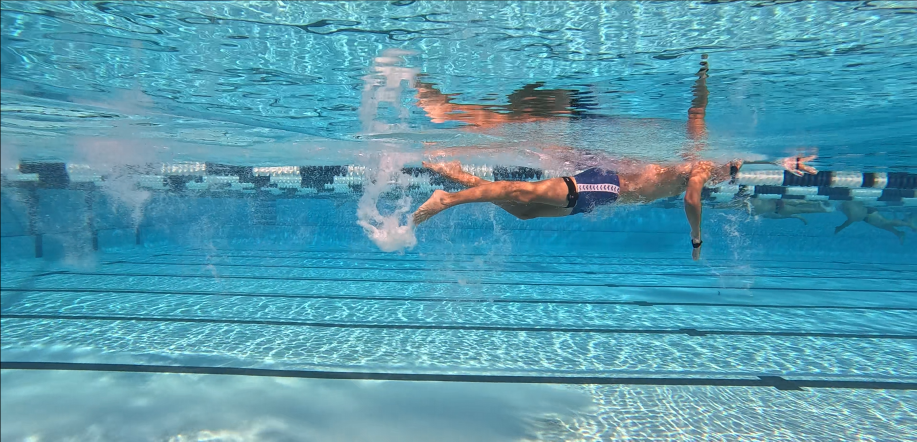
#> input picture p25_t0.png, 1834 x 883 px (shown at 1/2 size)
$ jupyter execute featuremap.ipynb   (text cells are left out)
#> lines starting #> are read from the running program, lines starting #| are printed output that depends on the picture; pictures that were not available may be replaced by others from this repository, and a replacement may not be noted
[cell 1]
# IMPORTS

import cv2
import numpy as np
import matplotlib.pyplot as plt

[cell 2]
# load image t0, t1
img_t0 = cv2.imread('p25_t0.png', cv2.IMREAD_GRAYSCALE)
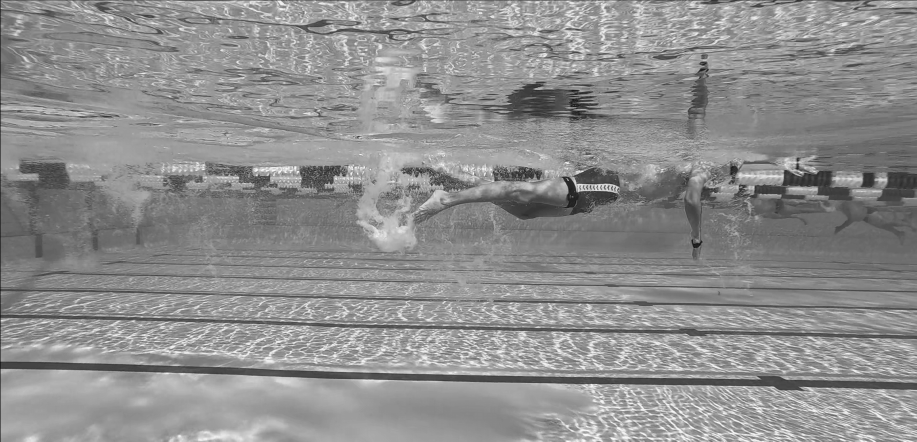
#> img_t0: shape (883, 1834) (shown at 1/2 size); min 0, max 255, mean 142.5
img_t1 = cv2.imread('p25_t1.png', cv2.IMREAD_GRAYSCALE)
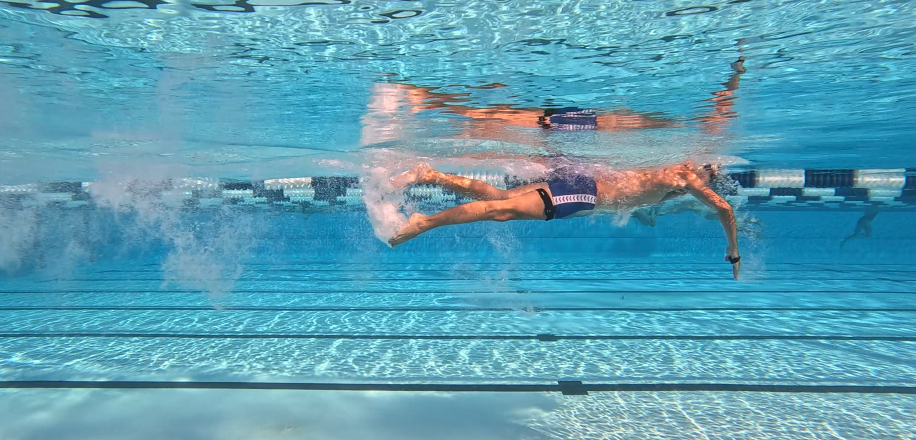
#> input picture p25_t1.png, 1831 x 880 px (shown at 1/2 size)
#> img_t1: shape (880, 1831); min 0, max 255, mean 148.1

# Check if images loaded
if img_t0 is None or img_t1 is None:
    print("ERROR: Could not load one or both images")
else:
    print(f"img_t0 shape: {img_t0.shape}")
#| img_t0 shape: (883, 1834)
    print(f"img_t1 shape: {img_t1.shape}")
#| img_t1 shape: (880, 1831)

    # Resize img_t1 to match img_t0 if needed
    if img_t0.shape != img_t1.shape:
        print("Resizing img_t1 to match img_t0")
        img_t1 = cv2.resize(img_t1, (img_t0.shape[1], img_t0.shape[0]))
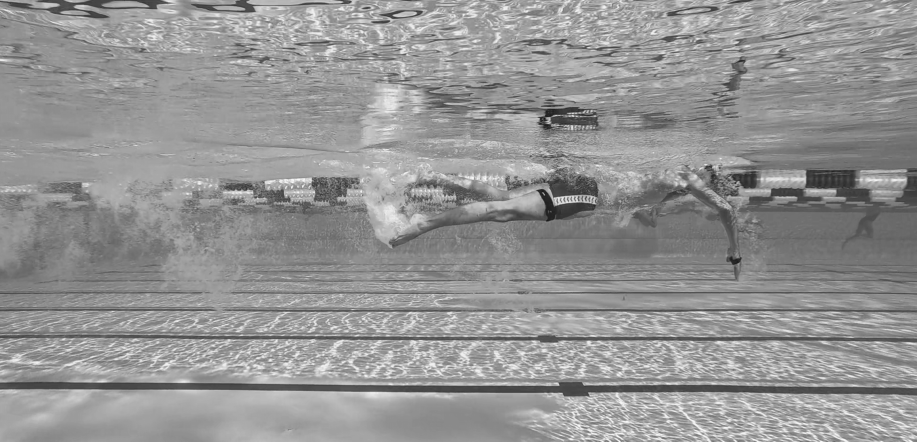
#> img_t1: shape (883, 1834) (shown at 1/2 size); min 9, max 254, mean 147.9

[cell 3]
# Do keypoint detection and matching with AKAZE
akaze = cv2.AKAZE_create()
keypoints_t0, descriptors_t0 = akaze.detectAndCompute(img_t0, None)
#> keypoints_t0 = 3992 keypoints; strongest (x, y, size): (1158, 375, 11.4), (1595, 334, 8.1), (1468, 338, 11.4), (1466, 338, 16.1)
keypoints_t1, descriptors_t1 = akaze.detectAndCompute(img_t1, None)
#> keypoints_t1 = 3621 keypoints; strongest (x, y, size): (1115, 402, 16.1), (1113, 402, 11.4), (1097, 241, 8.1), (1081, 382, 8.1)

print(f"Keypoints in t0: {len(keypoints_t0)}")
#| Keypoints in t0: 3992
print(f"Keypoints in t1: {len(keypoints_t1)}")
#| Keypoints in t1: 3621

# Use BFMatcher with NORM_HAMMING (AKAZE uses binary descriptors)
bf = cv2.BFMatcher(cv2.NORM_HAMMING, crossCheck=False)
matches_knn = bf.knnMatch(descriptors_t0, descriptors_t1, k=2)
#> matches_knn = 3992 matches

# Apply ratio test
good_matches = []
for match_pair in matches_knn:
    if len(match_pair) == 2:
        m, n = match_pair
        if m.distance < 0.7 * n.distance:
            good_matches.append(m)
#> after the loop, good_matches = 53 matches

matches = good_matches  # Use filtered matches for alignment
#> matches = 53 matches
print(f"Number of good matches: {len(good_matches)}")
#| Number of good matches: 53

# Draw matches
img_matches = cv2.drawMatches(img_t0, keypoints_t0, img_t1, keypoints_t1,
                               good_matches[:100], None,
                               flags=cv2.DrawMatchesFlags_NOT_DRAW_SINGLE_POINTS)
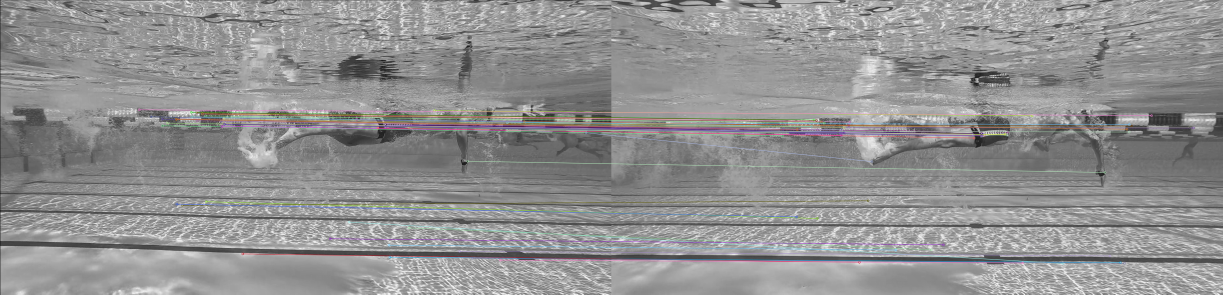
#> img_matches: shape (883, 3668, 3) (shown at 1/3 size); mean of channels 0, 1, 2 145.3, 145.1, 145.4; drawn as B, G, R

plt.figure(figsize=(12, 6))
plt.imshow(img_matches, cmap='gray')
plt.axis('off')
plt.title('AKAZE Feature Matches')
plt.show()

[cell 4]
# Extract matched keypoint locations
pts_t0 = np.float32([keypoints_t0[m.queryIdx].pt for m in matches])
#> pts_t0 = 53 pairs, first value 417.1 to 1757.9, second value 328.9 to 779.9
pts_t1 = np.float32([keypoints_t1[m.trainIdx].pt for m in matches])
#> pts_t1 = 53 pairs, first value 477.5 to 1746.2, second value 346.4 to 790

print(f"Using {len(pts_t0)} keypoint pairs for alignment")
#| Using 53 keypoint pairs for alignment

# Estimate homography using RANSAC
H, mask = cv2.findHomography(pts_t1, pts_t0, cv2.RANSAC, 5.0)
#> H = [[0.919, -0.27, 64.18], [0.0276, 0.673, 43.07], [2.19e-05, -0.000317, 1]]; mask = 53 values, max 1 at index 1, min 0 at index 0, mean 0.472

# Count inliers
inliers = np.sum(mask)
#> inliers = 25
print(f"RANSAC inliers: {inliers}/{len(pts_t0)}")
#| RANSAC inliers: 25/53

# Warp img_t1 to align with img_t0
img_t1_aligned = cv2.warpPerspective(img_t1, H, (img_t0.shape[1], img_t0.shape[0]))
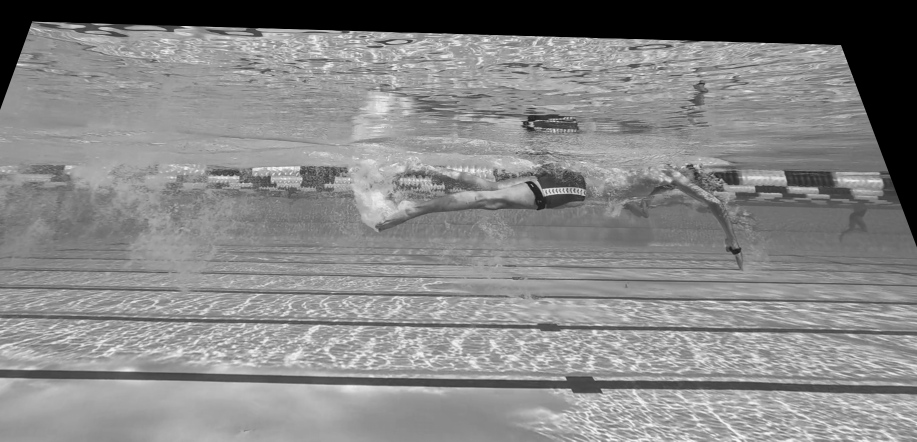
#> img_t1_aligned: shape (883, 1834) (shown at 1/2 size); min 0, max 252, mean 133.7

# Show aligned overlay
fig, axes = plt.subplots(1, 3, figsize=(18, 6))

# Original t0
axes[0].imshow(img_t0, cmap='gray')
axes[0].set_title('Frame t0 (Reference)')
axes[0].axis('off')

# Aligned t1
axes[1].imshow(img_t1_aligned, cmap='gray')
axes[1].set_title('Frame t1 (Aligned)')
axes[1].axis('off')

# Overlay: t0 in red, t1_aligned in cyan
overlay = np.zeros((img_t0.shape[0], img_t0.shape[1], 3), dtype=np.uint8)
overlay[:, :, 0] = img_t0  # Red channel
overlay[:, :, 1] = img_t1_aligned  # Green channel
overlay[:, :, 2] = img_t1_aligned  # Blue channel (cyan = green + blue)
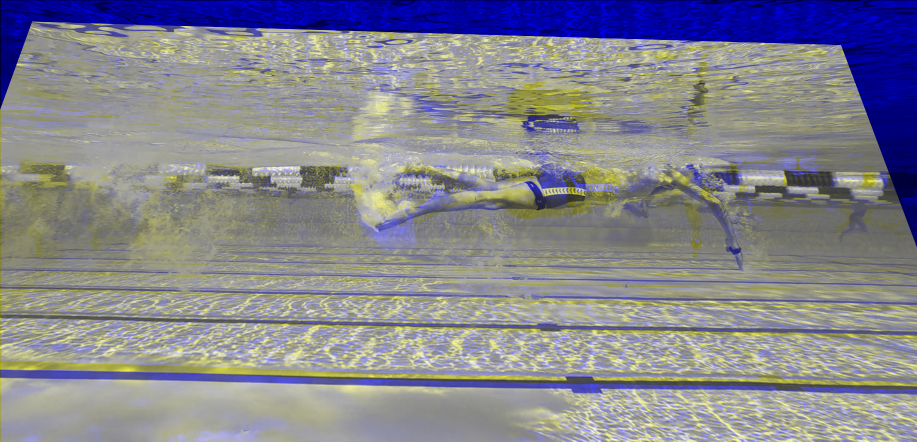
#> overlay: shape (883, 1834, 3) (shown at 1/2 size); mean of channels 0, 1, 2 142.5, 133.7, 133.7; drawn as B, G, R
axes[2].imshow(overlay)
axes[2].set_title('Overlay (Red=t0, Cyan=t1 aligned)')
axes[2].axis('off')

plt.tight_layout()
plt.show()

# Compute difference after alignment
diff_aligned = cv2.absdiff(img_t0, img_t1_aligned)
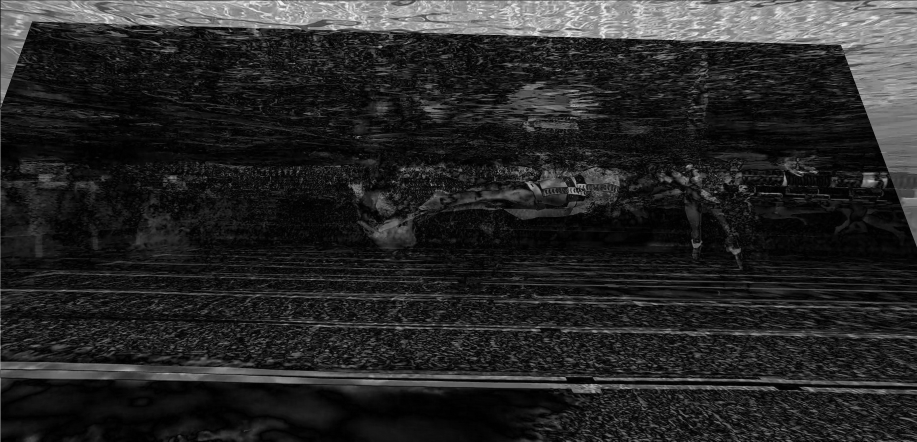
#> diff_aligned: shape (883, 1834) (shown at 1/2 size); min 0, max 242, mean 38.7
plt.figure(figsize=(8, 6))
plt.imshow(diff_aligned, cmap='hot')
plt.title('Absolute Difference After Alignment')
plt.colorbar()
plt.axis('off')
plt.show()
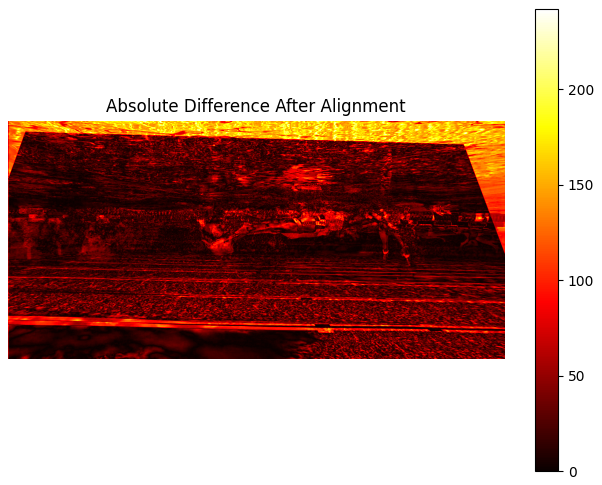
#> figure drawn by matplotlib, 2 panels

[cell 5]
# Load video
video_path = 'p25_FREE_UNDER_10s.mp4'
cap = cv2.VideoCapture(video_path)

if not cap.isOpened():
    print(f"ERROR: Could not open video {video_path}")
else:
    fps = cap.get(cv2.CAP_PROP_FPS)
    frame_count = int(cap.get(cv2.CAP_PROP_FRAME_COUNT))
    width = int(cap.get(cv2.CAP_PROP_FRAME_WIDTH))
    height = int(cap.get(cv2.CAP_PROP_FRAME_HEIGHT))
    duration = frame_count / fps

    print(f"Video loaded successfully:")
    print(f"  Resolution: {width}x{height}")
    print(f"  FPS: {fps}")
    print(f"  Frame count: {frame_count}")
    print(f"  Duration: {duration:.2f} seconds")

    cap.release()

[cell 6]
# Process video: align consecutive frames
cap = cv2.VideoCapture(video_path)

# Read first frame
ret, prev_frame = cap.read()
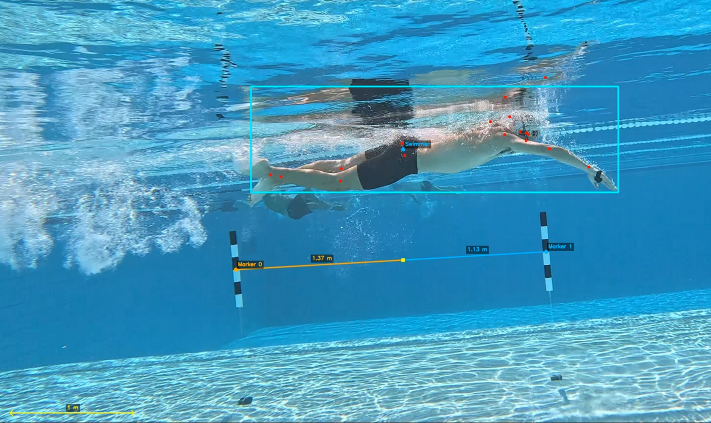
#> input picture Article/Pace_Daniel_306305L_Image1.jpeg, 1422 x 846 px, given in place of p25_FREE_UNDER_10s.mp4, which was not available (shown at 1/2 size)
#> prev_frame is the input picture: shape (846, 1422, 3); mean B, G, R 192.5, 154.5, 67.2
if not ret:
    print("ERROR: Could not read first frame")
    cap.release()
else:
    # Create output video writer
    output_path = 'p25_aligned.mp4'
    fourcc = cv2.VideoWriter_fourcc(*'mp4v')
    out = cv2.VideoWriter(output_path, fourcc, fps, (width, height))

    # Write first frame (no alignment needed)
    out.write(prev_frame)

    frame_idx = 1
    aligned_overlays = []  # Store overlays instead of just frames

    # Convert previous frame to grayscale for matching
    prev_frame_gray = cv2.cvtColor(prev_frame, cv2.COLOR_BGR2GRAY)
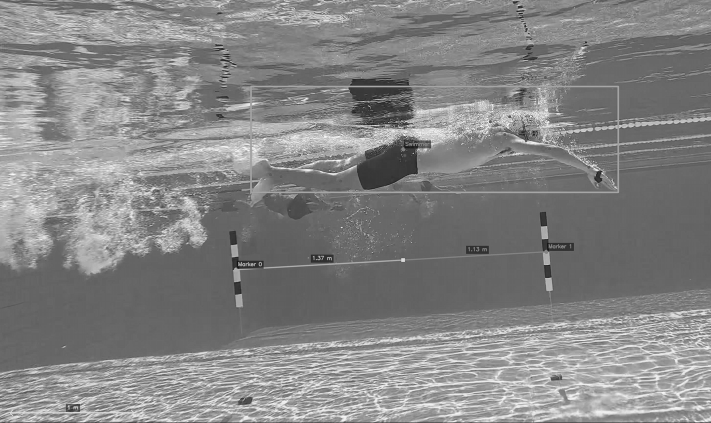
#> prev_frame_gray: shape (846, 1422) (shown at 1/2 size); min 4, max 255, mean 132.7

    # Detect keypoints in previous frame
    akaze = cv2.AKAZE_create()
    prev_keypoints, prev_descriptors = akaze.detectAndCompute(prev_frame_gray, None)
#> prev_keypoints = 2350 keypoints; strongest (x, y, size): (806, 520, 5.7), (1019, 233, 4.8), (1093, 516, 16.1), (1089, 465, 16.1)

    # Store previous frame for overlay creation
    prev_frame_for_overlay = prev_frame.copy()

    # Process remaining frames
    while True:
        ret, curr_frame = cap.read()
        if not ret:
            break

        curr_frame_gray = cv2.cvtColor(curr_frame, cv2.COLOR_BGR2GRAY)

        # Detect keypoints in current frame
        curr_keypoints, curr_descriptors = akaze.detectAndCompute(curr_frame_gray, None)
#> curr_keypoints has the same summary as prev_keypoints

        # Match with previous frame
        bf = cv2.BFMatcher(cv2.NORM_HAMMING, crossCheck=False)
        matches_knn = bf.knnMatch(prev_descriptors, curr_descriptors, k=2)
#> matches_knn = 2350 matches

        # Apply ratio test
        good_matches = []
        for match_pair in matches_knn:
            if len(match_pair) == 2:
                m, n = match_pair
                if m.distance < 0.7 * n.distance:
                    good_matches.append(m)
#> after the loop, good_matches = 2350 matches

        # Align frame if enough matches found
        if len(good_matches) >= 10:
            pts_prev = np.float32([prev_keypoints[m.queryIdx].pt for m in good_matches])
#> pts_prev = 2350 pairs, first value 40.03 to 1392.1, second value 29.8 to 816.2
            pts_curr = np.float32([curr_keypoints[m.trainIdx].pt for m in good_matches])
#> pts_curr has the same summary as pts_prev

            H, mask = cv2.findHomography(pts_curr, pts_prev, cv2.RANSAC, 5.0)
#> H = [[1, 1.47e-15, -2.68e-12], [5.51e-16, 1, -1.46e-12], [1.29e-18, 2.19e-18, 1]]; mask = 2350 values from 1 to 1

            if H is not None:
                aligned_frame = cv2.warpPerspective(curr_frame, H, (width, height))
                out.write(aligned_frame)

                # Create overlay every 10 frames
                if frame_idx % 10 == 0:
                    # Create red/cyan overlay
                    overlay = np.zeros((height, width, 3), dtype=np.uint8)
                    overlay[:, :, 2] = cv2.cvtColor(prev_frame_for_overlay, cv2.COLOR_BGR2GRAY)  # Red channel (prev)
                    overlay[:, :, 0] = cv2.cvtColor(aligned_frame, cv2.COLOR_BGR2GRAY)  # Blue channel (curr)
                    overlay[:, :, 1] = cv2.cvtColor(aligned_frame, cv2.COLOR_BGR2GRAY)  # Green channel (curr)
                    aligned_overlays.append(overlay)

                # Update previous frame to aligned frame for next iteration
                prev_frame = aligned_frame
                prev_frame_for_overlay = aligned_frame.copy()
                prev_frame_gray = cv2.cvtColor(aligned_frame, cv2.COLOR_BGR2GRAY)
                prev_keypoints, prev_descriptors = akaze.detectAndCompute(prev_frame_gray, None)
            else:
                out.write(curr_frame)  # Write original if homography fails

                if frame_idx % 10 == 0:
                    # Create overlay with unaligned frame
                    overlay = np.zeros((height, width, 3), dtype=np.uint8)
                    overlay[:, :, 2] = cv2.cvtColor(prev_frame_for_overlay, cv2.COLOR_BGR2GRAY)
                    overlay[:, :, 0] = cv2.cvtColor(curr_frame, cv2.COLOR_BGR2GRAY)
                    overlay[:, :, 1] = cv2.cvtColor(curr_frame, cv2.COLOR_BGR2GRAY)
                    aligned_overlays.append(overlay)

                # Update previous frame to current frame
                prev_frame = curr_frame
                prev_frame_for_overlay = curr_frame.copy()
                prev_frame_gray = curr_frame_gray
                prev_keypoints = curr_keypoints
                prev_descriptors = curr_descriptors
        else:
            print(f"Frame {frame_idx}: Not enough matches ({len(good_matches)}), skipping alignment")
            out.write(curr_frame)

            if frame_idx % 10 == 0:
                # Create overlay with unaligned frame
                overlay = np.zeros((height, width, 3), dtype=np.uint8)
                overlay[:, :, 2] = cv2.cvtColor(prev_frame_for_overlay, cv2.COLOR_BGR2GRAY)
                overlay[:, :, 0] = cv2.cvtColor(curr_frame, cv2.COLOR_BGR2GRAY)
                overlay[:, :, 1] = cv2.cvtColor(curr_frame, cv2.COLOR_BGR2GRAY)
                aligned_overlays.append(overlay)

            # Update previous frame to current frame
            prev_frame = curr_frame
            prev_frame_for_overlay = curr_frame.copy()
            prev_frame_gray = curr_frame_gray
            prev_keypoints = curr_keypoints
            prev_descriptors = curr_descriptors

        if frame_idx % 30 == 0:
            print(f"Processed frame {frame_idx}/{frame_count} ({len(good_matches)} matches)")

        frame_idx += 1

    cap.release()
    out.release()

    print(f"\nVideo processing complete!")
    print(f"Aligned video saved to: {output_path}")
    print(f"Total frames processed: {frame_idx}")

    # Show sample overlays (red = previous frame, cyan = current aligned frame)
    num_samples = min(10, len(aligned_overlays))
    fig, axes = plt.subplots(2, 5, figsize=(20, 8))
    axes = axes.flatten()

    for i in range(num_samples):
        axes[i].imshow(aligned_overlays[i])
        axes[i].set_title(f'Overlay: Frame {(i+1)*10-10} (red) vs {(i+1)*10} (cyan)')
        axes[i].axis('off')

    # Hide unused subplots
    for i in range(num_samples, 10):
        axes[i].axis('off')

    plt.tight_layout()
    plt.show()
